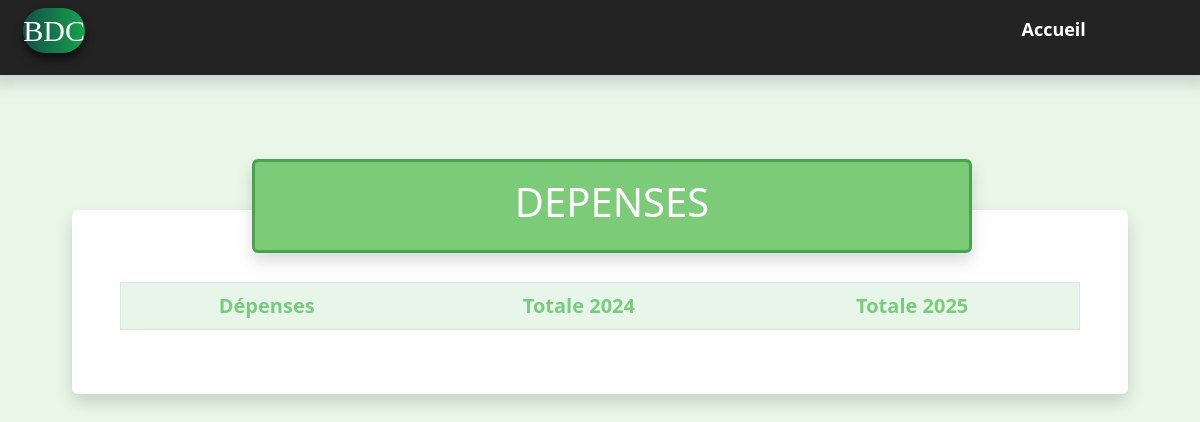
The app's page /pages/depenses.php, older data.
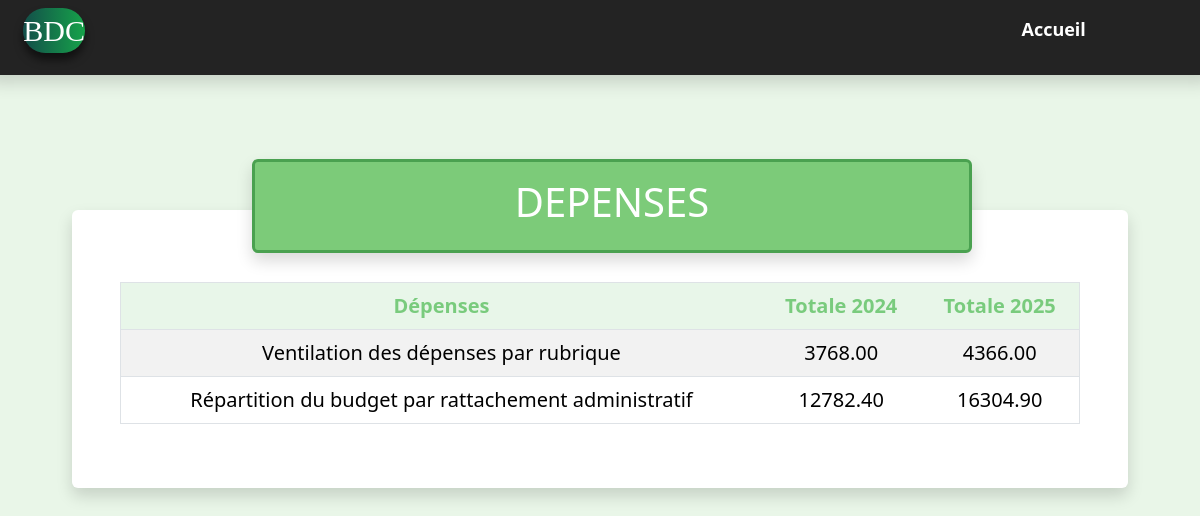
The same page, newer data.
### tables this page shows
create table depenses(
    id_depenses INT PRIMARY KEY AUTO_INCREMENT,
    Depenses VARCHAR(100),
    Totale_2024 DECIMAL(10,2),
    Totale_2025 DECIMAL(10,2)
);

### inc/connecxon.php (called while the page is built, shortened)
<?php
function dbconnect()
{
    static $connect = null;
    if ($connect === null) {
        $connect = mysqli_connect('localhost','root','','BDC');
        mysqli_set_charset($connect, 'utf8mb4');
    }
    return $connect;
}
?>

### inc/fonction.php (called while the page is built, shortened)
<?php
    include('connecxon.php');
    function table_depenses()
    {
        $sql ="SELECT * FROM depenses";
        $requet = mysqli_query(dbconnect(),$sql);
        $result = array();
        while($depenses = mysqli_fetch_assoc($requet))
        {
            $result[] = $depenses;
        }
        return $result;
    }
?>

### pages/depenses.php (the view, shortened to what this page needs)
<?php
    include('../inc/fonction.php');
    $depenses = table_depenses();
    $taille = 0;
    while (isset($depenses[$taille]))
    {
        $taille++;
    }
?>
<!DOCTYPE html>
<html lang="en">
<head>
    <link href="../assets/bootstrap/css/bootstrap.min.css" rel="stylesheet">
    <link rel="stylesheet" href="../assets/css/style.css">
</head>
<body>
    <?php include('header1.php') ?>
    <main class="m-4 p-4">
        <div class="p-4">
            <div class="titre_recette shadow rounded">
                <h1 class="text-center p-3 text-white">DEPENSES</h1>
            </div>
            <div class="container contait_table_recette p-5 rounded shadow mb-4" style="font-size:20px;">
                <table  class="table table-striped table-hover text-center rounded border mt-4">
                    <thead>
                        <tr class="fw-bold">
                            <td style="background-color: #e8f6e9ff; color: #79cb7dff">Dépenses</td>
                            <td style="background-color: #e8f6e9ff; color: #79cb7dff">Totale 2024</td>
                            <td style="background-color: #e8f6e9ff; color: #79cb7dff">Totale 2025</td>
                        </tr>
                    </thead>
                    <tbody>
                        <?php for($i = 0; $i < $taille; $i++) { ?>
                            <tr>
                                <td><a href="traitement_depenses.php?id=<?php echo $depenses[$i]['id_depenses']?>"><?php echo $depenses[$i]['Depenses']?></a></td>
                                <td><?php echo $depenses[$i]['Totale_2024']?></td>
                                <td><?php echo $depenses[$i]['Totale_2025']?></td>
                            </tr>
                        <?php } ?>
                    </tbody>
                </table>
            </div>
        </div>
    </main>
</body>
</html>

Row changes from the older to the newer data that the page shows:
added depenses: Depenses "Ventilation des dépenses par rubrique", Totale_2024 "3768.00", Totale_2025 "4366.00"
added depenses: Depenses "Répartition du budget par rattachement administratif", Totale_2024 "12782.40", Totale_2025 "16304.90"
